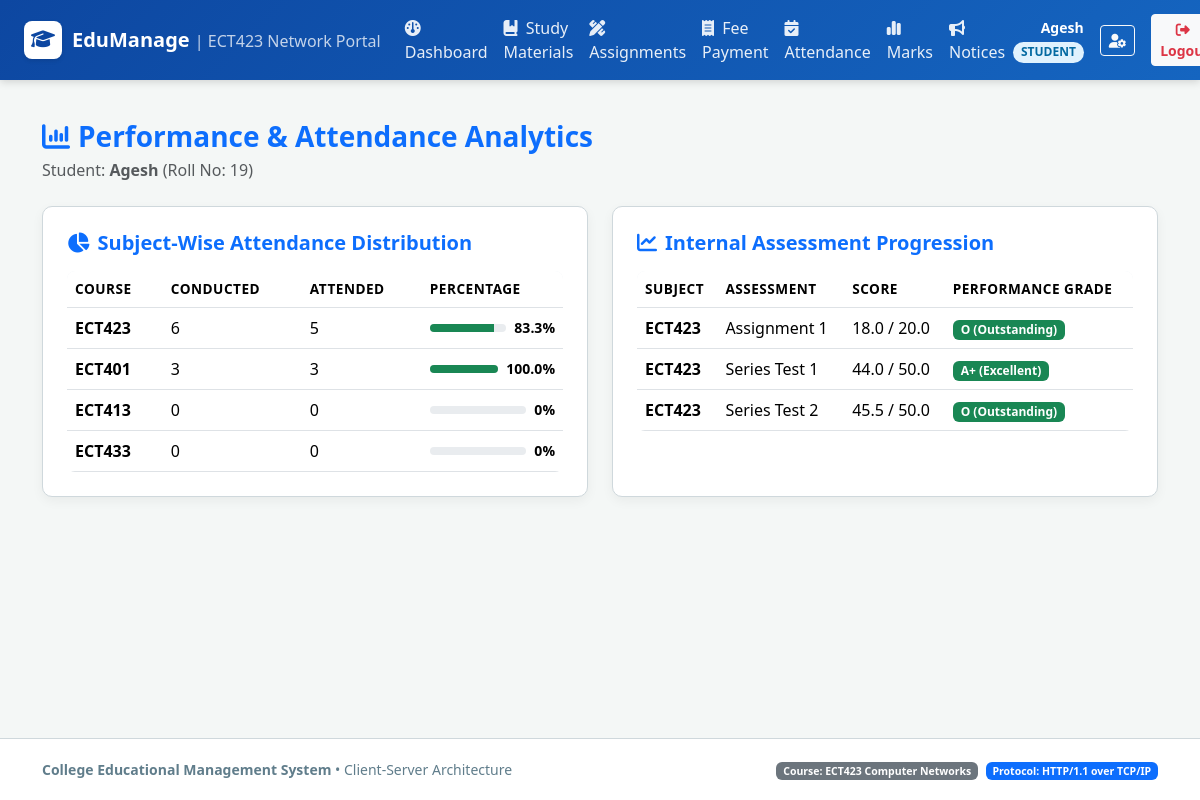
The app's page /student/analysis (signed in) with its own data.
### tables this page shows
CREATE TABLE students (
    id INTEGER PRIMARY KEY AUTOINCREMENT,
    roll_no TEXT UNIQUE NOT NULL,
    name TEXT NOT NULL,
    department TEXT NOT NULL,
    semester INTEGER NOT NULL,
    user_id INTEGER UNIQUE NOT NULL,
    FOREIGN KEY (user_id) REFERENCES users(id) ON DELETE CASCADE
);

CREATE TABLE subjects (
    id INTEGER PRIMARY KEY AUTOINCREMENT,
    subject_code TEXT UNIQUE NOT NULL,
    subject_name TEXT NOT NULL,
    department TEXT NOT NULL,
    semester INTEGER NOT NULL,
    faculty_id INTEGER,
    FOREIGN KEY (faculty_id) REFERENCES faculty(id) ON DELETE SET NULL
);

CREATE TABLE marks (
    id INTEGER PRIMARY KEY AUTOINCREMENT,
    student_id INTEGER NOT NULL,
    subject_id INTEGER NOT NULL,
    assessment_name TEXT NOT NULL, -- e.g. 'Series Test 1', 'Series Test 2', 'Assignment', 'End Semester'
    max_marks REAL NOT NULL,
    marks_obtained REAL NOT NULL,
    FOREIGN KEY (student_id) REFERENCES students(id) ON DELETE CASCADE,
    FOREIGN KEY (subject_id) REFERENCES subjects(id) ON DELETE CASCADE,
    UNIQUE (student_id, subject_id, assessment_name)
);

### app.py (the view)
@app.route('/student/analysis')
@role_required('student')
def student_analysis():
    student = query_db('SELECT * FROM students WHERE user_id = ?', (session['user_id'],), one=True)
    subject_attendance = query_db('''
        SELECT s.subject_code, s.subject_name,
               COUNT(a.id) as total_conducted,
               SUM(CASE WHEN a.status = 'Present' THEN 1 ELSE 0 END) as attended
        FROM subjects s
        LEFT JOIN attendance a ON s.id = a.subject_id AND a.student_id = ?
        WHERE s.department = ? AND s.semester = ?
        GROUP BY s.id
    ''', (student['id'], student['department'], student['semester']))
    marks_list = query_db('''
        SELECT m.*, s.subject_code
        FROM marks m
        JOIN subjects s ON m.subject_id = s.id
        WHERE m.student_id = ?
    ''', (student['id'],))
    return render_template('student/analysis.html', student=student, subject_attendance=subject_attendance, marks_list=marks_list)

### app.py (called while the page is built)
def role_required(*allowed_roles):
    def decorator(f):
        @wraps(f)
        def decorated_function(*args, **kwargs):
            if 'user_id' not in session:
                flash('Please log in first.', 'warning')
                return redirect(url_for('login'))
            user_role = session.get('role')
            if user_role not in allowed_roles:
                flash(f'Access denied! Your role ({user_role}) does not have permission for this section.', 'danger')
                return redirect(url_for(f"{user_role}_dashboard"))
            return f(*args, **kwargs)
        return decorated_function
    return decorator

@app.context_processor
def inject_user():
    return {
        'current_user': {
            'id': session.get('user_id'),
            'username': session.get('username'),
            'role': session.get('role'),
            'full_name': session.get('full_name')
        },
        'today_date': date.today().strftime('%Y-%m-%d')
    }

### database.py (called while the page is built)
def get_db():
    try:
        if 'db' not in g:
            g.db = sqlite3.connect(DATABASE)
            g.db.row_factory = sqlite3.Row
            g.db.execute("PRAGMA foreign_keys = ON;")
        return g.db
    except RuntimeError:
        conn = sqlite3.connect(DATABASE)
        conn.row_factory = sqlite3.Row
        conn.execute("PRAGMA foreign_keys = ON;")
        return conn

def query_db(query, args=(), one=False):
    db = get_db()
    cur = db.cursor()
    cur.execute(query, args)
    rv = cur.fetchall()
    cur.close()
    return (rv[0] if rv else None) if one else rv

### templates/student/analysis.html (shortened to what this page needs)
{% extends "base.html" %}
{% block content %}
<div class="d-flex justify-content-between align-items-center mb-4">
    <div>
        <h3 class="fw-bold text-primary mb-1"><i class="fa-solid fa-chart-column me-2"></i>Performance & Attendance Analytics</h3>
        <p class="text-muted mb-0">Student: <strong>{{ student.name }}</strong> (Roll No: {{ student.roll_no }})</p>
    </div>
</div>
<div class="row g-4 mb-4">
    <div class="col-lg-6">
        <div class="card card-custom h-100 p-4">
            <h5 class="fw-bold text-primary mb-3"><i class="fa-solid fa-chart-pie me-2"></i>Subject-Wise Attendance Distribution</h5>
            <div class="table-responsive">
                <table class="table table-custom align-middle mb-0">
                    <thead>
                        <tr>
                            <th>Course</th>
                            <th>Conducted</th>
                            <th>Attended</th>
                            <th>Percentage</th>
                        </tr>
                    </thead>
                    <tbody>
                        {% for item in subject_attendance %}
                            {% set pct = (item.attended / item.total_conducted * 100)|round(1) if item.total_conducted > 0 else 0 %}
                            <tr>
                                <td><strong>{{ item.subject_code }}</strong></td>
                                <td>{{ item.total_conducted }}</td>
                                <td>{{ item.attended }}</td>
                                <td>
                                    <div class="d-flex align-items-center gap-2">
                                        <div class="progress flex-grow-1" style="height: 8px;">
                                            <div class="progress-bar {% if pct >= 75 %}bg-success{% else %}bg-danger{% endif %}" style="width: {{ pct }}%;"></div>
                                        </div>
                                        <span class="small fw-bold">{{ pct }}%</span>
                                    </div>
                                </td>
                            </tr>
                        {% endfor %}
                    </tbody>
                </table>
            </div>
        </div>
    </div>
    <div class="col-lg-6">
        <div class="card card-custom h-100 p-4">
            <h5 class="fw-bold text-primary mb-3"><i class="fa-solid fa-chart-line me-2"></i>Internal Assessment Progression</h5>
            <div class="table-responsive">
                <table class="table table-custom align-middle mb-0">
                    <thead>
                        <tr>
                            <th>Subject</th>
                            <th>Assessment</th>
                            <th>Score</th>
                            <th>Performance Grade</th>
                        </tr>
                    </thead>
                    <tbody>
                        {% for m in marks_list %}
                            {% set pct = (m.marks_obtained / m.max_marks * 100)|round(1) %}
                            <tr>
                                <td><strong>{{ m.subject_code }}</strong></td>
                                <td>{{ m.assessment_name }}</td>
                                <td>{{ m.marks_obtained }} / {{ m.max_marks }}</td>
                                <td>
                                    <span class="badge {% if pct >= 80 %}bg-success{% elif pct >= 60 %}bg-primary{% else %}bg-warning text-dark{% endif %} px-2 py-1">
                                        {% if pct >= 90 %}O (Outstanding){% elif pct >= 80 %}A+ (Excellent){% elif pct >= 70 %}A (Very Good){% else %}B (Good){% endif %}
                                    </span>
                                </td>
                            </tr>
                        {% endfor %}
                    </tbody>
                </table>
            </div>
        </div>
    </div>
</div>
{% endblock %}

### templates/base.html (shortened to what this page needs)
<!DOCTYPE html>
<html lang="en">
<head>
    <link href="https://cdn.jsdelivr.net/npm/bootstrap@5.3.3/dist/css/bootstrap.min.css" rel="stylesheet">
    <link href="https://cdnjs.cloudflare.com/ajax/libs/font-awesome/6.5.1/css/all.min.css" rel="stylesheet">
    <link rel="stylesheet" href="{{ url_for('static', filename='css/style.css') }}">
</head>
<body>
    <nav class="navbar navbar-expand-lg navbar-dark navbar-college sticky-top">
        <div class="container-fluid px-4">
            <a class="navbar-brand" href="{{ url_for('index') }}">
                <span class="college-logo-icon"><i class="fa-solid fa-graduation-cap"></i></span>
                <span>EduManage <small class="fw-normal opacity-75 fs-6">| ECT423 Network Portal</small></span>
            </a>
            <div class="collapse navbar-collapse" id="navbarContent">
                {% if current_user.id %}
                    <ul class="navbar-nav me-auto mb-2 mb-lg-0">
                        {% if current_user.role == 'student' %}
                            <li class="nav-item"><a class="nav-link" href="{{ url_for('student_dashboard') }}"><i class="fa-solid fa-gauge me-1"></i> Dashboard</a></li>
                            <li class="nav-item"><a class="nav-link" href="{{ url_for('student_materials') }}"><i class="fa-solid fa-book-bookmark me-1"></i> Study Materials</a></li>
                            <li class="nav-item"><a class="nav-link" href="{{ url_for('student_assignments') }}"><i class="fa-solid fa-pen-ruler me-1"></i> Assignments</a></li>
                            <li class="nav-item"><a class="nav-link" href="{{ url_for('student_fees') }}"><i class="fa-solid fa-receipt me-1"></i> Fee Payment</a></li>
                            <li class="nav-item"><a class="nav-link" href="{{ url_for('student_attendance') }}"><i class="fa-solid fa-calendar-check me-1"></i> Attendance</a></li>
                            <li class="nav-item"><a class="nav-link" href="{{ url_for('student_marks') }}"><i class="fa-solid fa-chart-simple me-1"></i> Marks</a></li>
                            <li class="nav-item"><a class="nav-link" href="{{ url_for('student_notices') }}"><i class="fa-solid fa-bullhorn me-1"></i> Notices</a></li>
                        {% endif %}
                    </ul>
                    <div class="d-flex align-items-center gap-3">
                        <div class="text-white text-end d-none d-md-block">
                            <div class="fw-semibold small">{{ current_user.full_name }}</div>
                            <span class="badge badge-role badge-{{ current_user.role }}">{{ current_user.role }}</span>
                        </div>
                        <a href="{{ url_for('profile') }}" class="btn btn-sm btn-outline-light" title="User Profile"><i class="fa-solid fa-user-gear"></i></a>
                        <a href="{{ url_for('logout') }}" class="btn btn-sm btn-light text-danger fw-semibold"><i class="fa-solid fa-right-from-bracket me-1"></i> Logout</a>
                    </div>
                {% else %}
                    <ul class="navbar-nav ms-auto">
                        <li class="nav-item"><a class="nav-link" href="{{ url_for('login') }}"><i class="fa-solid fa-right-to-bracket me-1"></i> Login</a></li>
                    </ul>
                {% endif %}
            </div>
        </div>
    </nav>
    <main class="container my-4 flex-grow-1">
        {% block content %}{% endblock %}
    </main>
    <footer class="text-center">
        <div class="container">
            <div class="row align-items-center">
                <div class="col-md-6 text-md-start">
                    <strong>College Educational Management System</strong> &bull; Client-Server Architecture
                </div>
                <div class="col-md-6 text-md-end mt-2 mt-md-0">
                    <span class="badge bg-secondary">Course: ECT423 Computer Networks</span>
                    <span class="badge bg-primary ms-1">Protocol: HTTP/1.1 over TCP/IP</span>
                </div>
            </div>
        </div>
    </footer>
</body>
</html>

### static/css/style.css (style rules this page uses)
:root { --primary-blue: #0d47a1; --primary-light: #1976d2; --primary-subtle: #e3f2fd; --accent-blue: #0288d1; --bg-light: #f4f7f6; --text-dark: #263238; --text-muted: #607d8b; --border-color: #cfd8dc; --card-shadow: 0 4px 12px rgba(0, 0, 0, 0.05); }
body { background-color: var(--bg-light); color: var(--text-dark); font-family: 'Segoe UI', system-ui, -apple-system, sans-serif; min-height: 100vh; display: flex; flex-direction: column; }
.navbar-college { background: linear-gradient(135deg, #0d47a1 0%, #1565c0 100%); box-shadow: 0 2px 8px rgba(0, 0, 0, 0.15); }
.navbar-college .navbar-brand { font-weight: 700; font-size: 1.25rem; color: #ffffff !important; display: flex; align-items: center; gap: 10px; }
.college-logo-icon { width: 38px; height: 38px; background: #ffffff; color: #0d47a1; border-radius: 8px; display: inline-flex; align-items: center; justify-content: center; font-weight: 800; font-size: 1.2rem; box-shadow: 0 2px 4px rgba(0,0,0,0.1); }
.nav-link { font-weight: 500; color: rgba(255, 255, 255, 0.9) !important; transition: all 0.2s ease-in-out; }
.card-custom { background: #ffffff; border: 1px solid var(--border-color); border-radius: 10px; box-shadow: var(--card-shadow); transition: transform 0.2s ease, box-shadow 0.2s ease; }
.table-custom { background: #ffffff; border-radius: 8px; overflow: hidden; }
.table-custom thead { background-color: #f1f5f9; color: var(--primary-blue); font-size: 0.85rem; text-transform: uppercase; letter-spacing: 0.5px; }
.badge-role { font-size: 0.75rem; padding: 0.35em 0.65em; border-radius: 20px; text-transform: uppercase; font-weight: 600; }
.badge-student { background-color: #e0f2fe; color: #0369a1; }
footer { margin-top: auto; background-color: #ffffff; border-top: 1px solid var(--border-color); padding: 1.25rem 0; color: var(--text-muted); font-size: 0.875rem; }

### records on screen
students: full_name "Agesh", name "Agesh", roll_no "19"
subjects: subject_code "ECT423", total_conducted "6", attended "5", pct "83.3"
subjects: subject_code "ECT401", total_conducted "3", attended "3", pct "100.0"
subjects: subject_code "ECT413", total_conducted "0", attended "0", pct "0"
subjects: subject_code "ECT433", total_conducted "0", attended "0", pct "0"
marks: subject_code "ECT423", assessment_name "Assignment 1", marks_obtained "18.0", max_marks "20.0", shows "O (Outstanding)"
marks: subject_code "ECT423", assessment_name "Series Test 1", marks_obtained "44.0", max_marks "50.0", shows "A+ (Excellent)"
marks: subject_code "ECT423", assessment_name "Series Test 2", marks_obtained "45.5", max_marks "50.0", shows "O (Outstanding)"

### other values on screen
{{ current_user.role }} "STUDENT"
